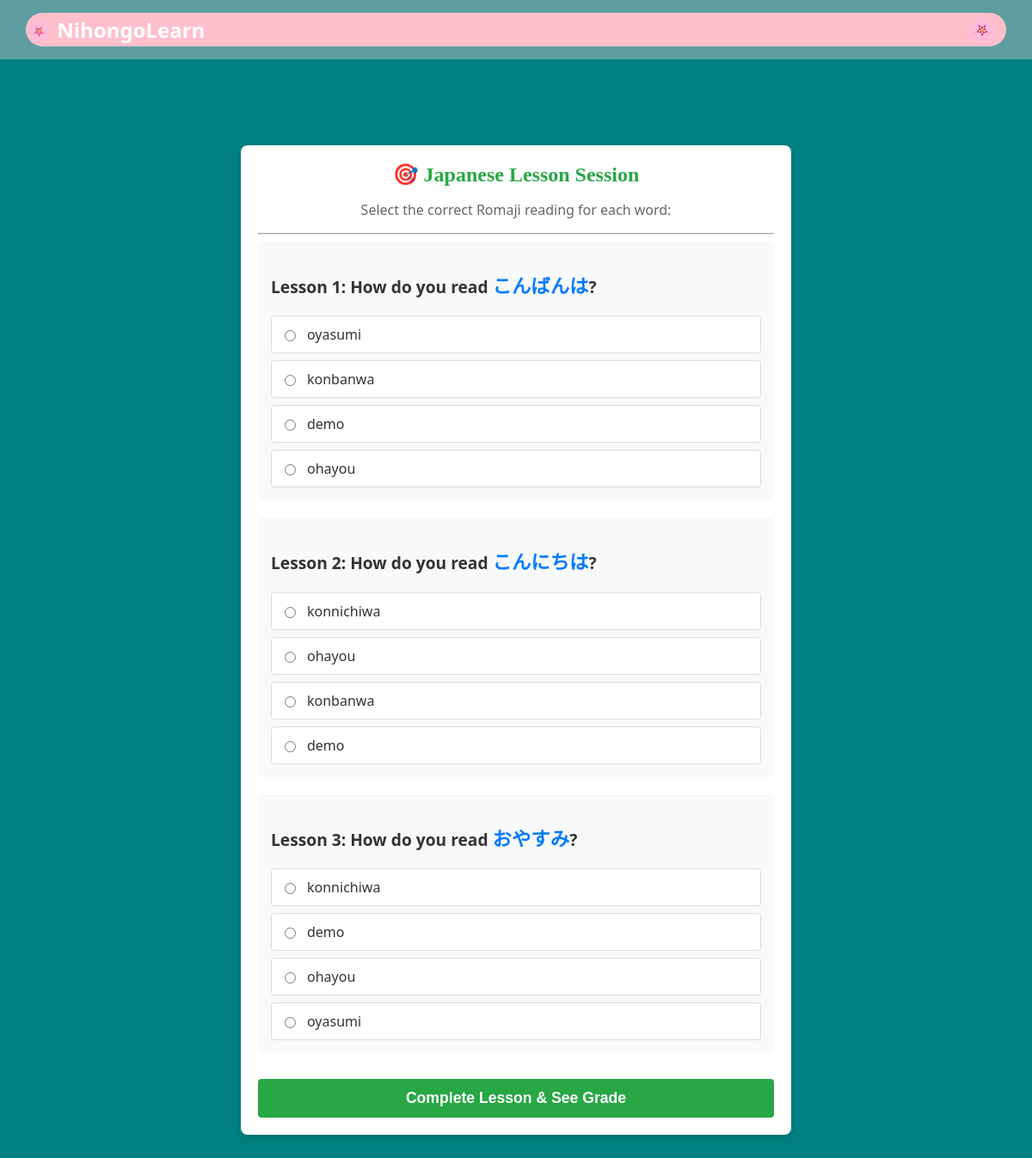
/lessons (signed in), run on the app's committed database.
### tables this page shows
CREATE TABLE phrases (
            id INTEGER PRIMARY KEY AUTOINCREMENT,
            user_id INTEGER,
            japanese TEXT,
            romaji TEXT,
            english TEXT,
            category TEXT
        );

### main.py (the view, shortened to what this page needs)
@app.route('/lessons', methods=['GET', 'POST'])
def lessons():
    if 'user' not in session:
        flash('Please log in first!', 'danger')
        return redirect(url_for('login_page'))
    conn = sqlite3.connect('database.db')
    cursor = conn.cursor()
    cursor.execute('SELECT id FROM users WHERE username = ?', (session['user'],))
    user_id = cursor.fetchone()[0]
    cursor.execute('SELECT id, japanese, romaji, english FROM phrases WHERE user_id = ?', (user_id,))
    all_phrases = cursor.fetchall()
    if len(all_phrases) < 4:
        conn.close()
        flash('Add at least 4 phrases to your dictionary to generate dynamic multiple-choice options!', 'warning')
        return redirect(url_for('dashboard'))
    lesson_items = random.sample(all_phrases, min(len(all_phrases), 3))
    quiz_data = []
    for item in lesson_items:
        correct_romaji = item[2]
        decoys = [p[2] for p in all_phrases if p[2] != correct_romaji]
        choices = random.sample(decoys, min(len(decoys), 3)) + [correct_romaji]
        random.shuffle(choices) # Shuffle so correct choice isn't always last
        quiz_data.append({
            'id': item[0],
            'japanese': item[1],
            'choices': choices,
            'correct': correct_romaji
        })
    conn.close()
    return render_template('lessons.html', quiz_data=quiz_data, enumerate=enumerate)

### templates/lessons.html (shortened to what this page needs)
{% extends 'base.html' %}
{% block content %}
<div style="max-width: 600px; margin: 40px auto; padding: 20px; background: white; border-radius: 8px; box-shadow: 0 4px 10px rgba(0,0,0,0.1);">
    <h2 style="text-align: center; color: #28a745;">🎯 Japanese Lesson Session</h2>
    <p style="text-align: center; color: #666;">Select the correct Romaji reading for each word:</p>
    <hr>
    <form action="{{ url_for('lessons') }}" method="POST">
        {% for idx, q in enumerate(quiz_data) %}
        <div style="margin-bottom: 20px; padding: 15px; background: #f8f9fa; border-radius: 6px;">
            <p style="font-size: 1.2rem; font-weight: bold;">Lesson {{ idx + 1 }}: How do you read <span style="color: #007bff; font-size: 1.4rem;">{{ q.japanese }}</span>?</p>
            <div style="display: flex; flex-direction: column; gap: 8px; margin-top: 10px;">
                {% for choice in q.choices %}
                <label style="background: white; padding: 10px; border: 1px solid #ddd; border-radius: 4px; cursor: pointer; display: flex; align-items: center; gap: 10px;">
                    <input type="radio" name="q_{{ idx }}" value="{{ choice }}" required>
                    {{ choice }}
                </label>
                {% endfor %}
            </div>
        </div>
        {% endfor %}
        <button type="submit" style="width: 100%; padding: 12px; border: none; background: #28a745; color: white; font-size: 1.1rem; border-radius: 4px; cursor: pointer; font-weight: bold; margin-top: 10px;">
            Complete Lesson & See Grade
        </button>
    </form>
</div>
{% endblock %}

### static/style.css (style rules this page uses)
body { font-family: 'Segoe UI', Tahoma, Geneva, Verdana, sans-serif; background-color: teal; color: #333; margin: 0; padding: 0; }
h2 { font-size: 1.5rem; font-family: papyrus, fantasy; margin-top: 0; margin-bottom: 10px; }

### data on the page
phrases: japanese "こんばんは", romaji "konbanwa"
phrases: romaji "oyasumi", japanese "おやすみ"
phrases: romaji "demo"
phrases: romaji "ohayou"
phrases: japanese "こんにちは", romaji "konnichiwa"

### other printed values
{{ idx + 1 }} "1" "2" "3"
